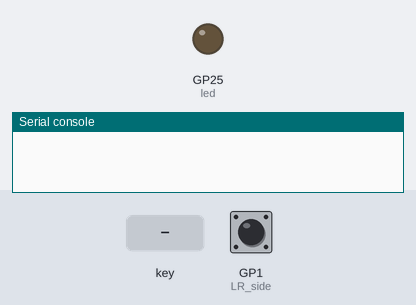
Bench run of a program on a simulated Raspberry Pi Pico running CircuitPython. Shown: output pins drawn as LEDs (lit = HIGH), the last lines printed to the serial console. Inputs (shaded band) come from the test bench; at power-on: GP1 (LR_side) HIGH. USB keyboard and mouse output is not drawn.

Above: at 1.2 s.
1.3 s: key number 0 pressed for 0.2 s
At 1.4 s:
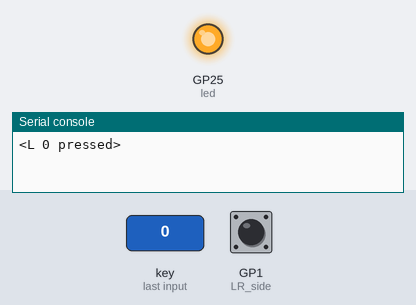
Timing chart, 0 to 4.3 s (numbered marks = the images above; inputs shaded):
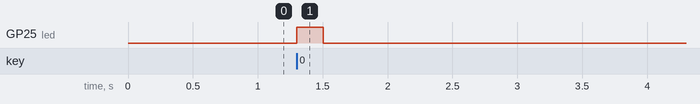

The program:

matrix_scan_keypad.py
```python
import time
import board
from digitalio import DigitalInOut, Pull, Direction
import usb_hid
from adafruit_hid.keyboard import Keyboard
from adafruit_hid.keycode import Keycode
import keypad
import busio

class DummyEvent():
    """ Emulates Keymatrix event based on data on serial port"""
    def __init__(self, event_string):
        s = event_string.split(' ')
        self.key_number = int(s[1])
        self._pressed = s[2][:-1]

    @property
    def pressed(self):
        return self._pressed == 'pressed'

    @property
    def released(self):
        return self._pressed == 'released'

class DummyEventQueue():
    """ Emulates Keymatrix event queue"""
    def __init__(self):
        self.events = []

    def get(self):
        if len(self.events) == 0:
            return None
        return self.events.pop(0)

    def add(self, event):
        self.events.append(event)

LR_side = DigitalInOut(board.GP1)
LR_side.direction = Direction.INPUT
LR_side.pull = Pull.UP

if LR_side.value:
    LR = 'L'
else:
    LR = 'R'

uart = busio.UART(board.GP8, board.GP9, baudrate=115200, timeout=0.005)
uart.reset_input_buffer()

km = keypad.KeyMatrix(
    row_pins=(board.GP16, board.GP15, board.GP14, board.GP13, board.GP12),
    column_pins=(board.GP22, board.GP21, board.GP20, board.GP19, board.GP18, board.GP17),
    columns_to_anodes=True,
)

key_sw = {
    0:'SW1', 1:'SW2', 2:'SW3', 3:'SW4', 4:'SW5', 5:'SW6',
    6:'SW7', 7:'SW8', 8:'SW9', 9:'SW10', 10:'SW11', 11:'SW12',
    12:'SW13',13:'SW14',14:'SW15',15:'SW16',16:'SW17', 17:'SW18',
    18:'SW19',19:'SW20',20:'SW21',21:'SW22',22:'SW23',23:'SW24',
    24:'SW25',25:'SW26',26:'SW27',27:'SW28',28:'SW29',29:'SW30'
}

KEYCODES_L = (
    # 0,1,2,3,4,5
    Keycode.ONE, Keycode.TWO, Keycode.THREE, Keycode.FOUR, Keycode.FIVE, Keycode.SIX,
    # 6,7,8,9,10,11
    Keycode.Q, Keycode.W, Keycode.E, Keycode.R, Keycode.T, Keycode.Y,
    # 12,13,14,15,16,17
    Keycode.ESCAPE, Keycode.A, Keycode.S, Keycode.D, Keycode.F, Keycode.G,
    # 18,19,20,21,22,23
    Keycode.LEFT_SHIFT, Keycode.Z, Keycode.X, Keycode.C, Keycode.V, Keycode.B,
    # 24, 25, 26 27, 28, 29
    Keycode.LEFT_CONTROL, Keycode.OPTION , Keycode.COMMAND, Keycode.SPACE, Keycode.QUOTE, Keycode.TAB,
)

KEYCODES_R = (
    # 0, 1, 2, 3, 4, 5
    Keycode.EQUALS, Keycode.MINUS, Keycode.ZERO, Keycode.NINE, Keycode.EIGHT, Keycode.SEVEN,
    # 6, 7, 8, 9, 10, 11
    Keycode.RIGHT_BRACKET, Keycode.LEFT_BRACKET, Keycode.P, Keycode.O, Keycode.I, Keycode.U,
    # 12, 13, 14, 15, 16, 17
    Keycode.RETURN, Keycode.SEMICOLON, Keycode.L, Keycode.K, Keycode.J, Keycode.H,
    # 18, 19, 20, 21, 22, 23
    Keycode.RIGHT_SHIFT, Keycode.FORWARD_SLASH, Keycode.PERIOD, Keycode.COMMA, Keycode.M, Keycode.N,
    # 24, 25, 26, 27, 28, 29
    Keycode.RIGHT_CONTROL, Keycode.OPTION, Keycode.COMMAND, Keycode.SPACE, Keycode.BACKSPACE, Keycode.BACKSLASH,
)

MOD_KEY_NUM = 28

# H, J, K, L as Arrow Keys
ARROW_KEYCODES = {
    17:Keycode.LEFT_ARROW,
    16:Keycode.DOWN_ARROW,
    15:Keycode.UP_ARROW,
    14:Keycode.RIGHT_ARROW,
    11:Keycode.QUOTE,
    10:Keycode.GRAVE_ACCENT,
}

#

led = DigitalInOut(board.GP25)
led.direction = Direction.OUTPUT

kbd = Keyboard(usb_hid.devices)

events_R = DummyEventQueue()
mod_flag_L = False
mod_flag_R = False
# print("Welcome to Keypad")
while True:
    event = km.events.get()
    if event:
        key_id = event.key_number
        if event.pressed:
            led.value = True
            if key_id == MOD_KEY_NUM:
                mod_flag_L = True
                print("main", mod_flag_L)
            else:
                kbd.press(KEYCODES_L[key_id])
        if event.released:
            led.value = False
            if key_id == MOD_KEY_NUM:
                mod_flag_L = False
                print("main", mod_flag_L)
            else:
                kbd.release(KEYCODES_L[key_id])

        action = str(event).split(' ')[-1]
        data = f"<{LR} {key_id} {action}\n"
        print(data, end='')
        # print(str(event))
        if LR == 'R':
            uart.write(data.encode())

    if LR == 'L':
        event_R = events_R.get()
        if event_R:
            key_id = event_R.key_number
            if event_R.pressed:
                if mod_flag_L:
                    if key_id in ARROW_KEYCODES.keys():
                        kbd.press(ARROW_KEYCODES[key_id])
                else:
                    kbd.press(KEYCODES_R[key_id])
                    print(mod_flag_L)
            if event_R.released:
                if key_id in ARROW_KEYCODES.keys():
                    kbd.release(ARROW_KEYCODES[key_id])
                kbd.release(KEYCODES_R[key_id])
                print(mod_flag_L)

        bytes_read = uart.readline()
        if not bytes_read:
            continue
        else:
            received = bytes_read.decode().strip()
            print(received, end='')
            ev = DummyEvent(received)
            events_R.add(ev)
```

Measured:
- after the input at 1.3 s, GP25 (led): LOW → HIGH at once, → LOW 0.20 s later
